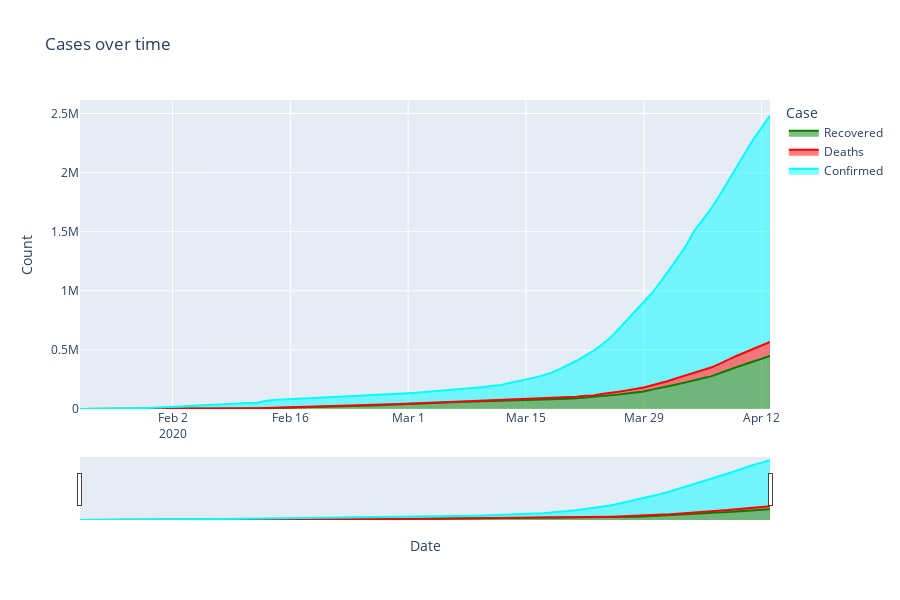

Notebook cell for this chart:
### Code cell
temp = global_date_df.groupby('Date')['Recovered', 'Deaths', 'Confirmed'].sum().reset_index()
temp = temp.melt(id_vars="Date", value_vars=['Recovered', 'Deaths', 'Confirmed'],
                 var_name='Case', value_name='Count')
temp.head()

fig = px.area(temp, x="Date", y="Count", color='Case', height=600,
             title='Cases over time', color_discrete_sequence = ['green', 'red', 'cyan'])
fig.update_layout(xaxis_rangeslider_visible=True)
fig.show()
